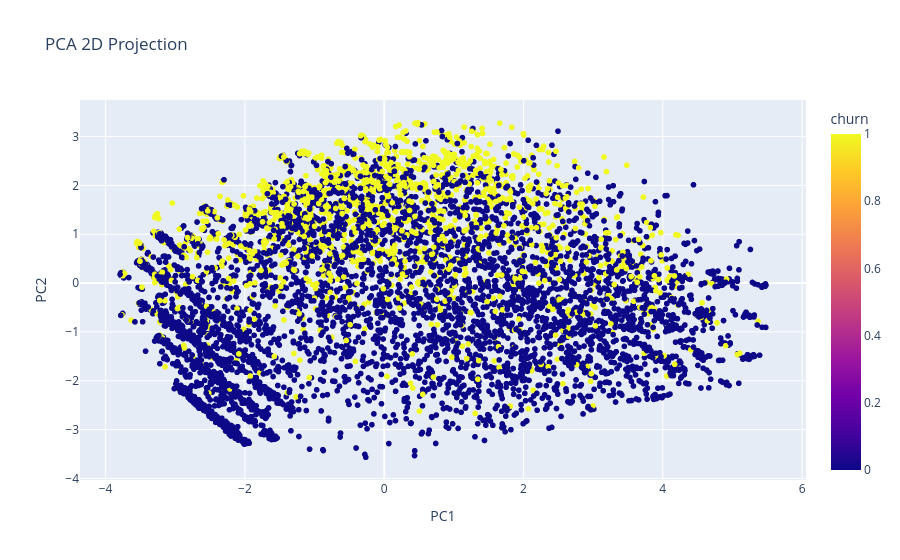

The notebook cell this image was saved under:
### Code cell
# 9. Dimensionality Reduction check
def pca_evaluate():
    pca = PCA(n_components=2, random_state=42)
    X_pca = pca.fit_transform(build_preprocessor('standard').fit_transform(X))
    df_pca = pd.DataFrame(X_pca, columns=['PC1','PC2'])
    df_pca['churn'] = y.values
    fig = px.scatter(df_pca, x='PC1', y='PC2', color='churn', title='PCA 2D Projection')
    fig.show()
    print("Explained Variance Ratio:", pca.explained_variance_ratio_)

pca_evaluate()

### Figure 1 — Plotly figure (JSON) as saved in the notebook; plotly's stock layout.template omitted (floating-point values rounded to 4 significant figures; data arrays with more than 128 entries replaced by an {"elided": "..."} marker saying what was removed)
{"data": [{"hovertemplate": "PC1=%{x}<br>PC2=%{y}<br>churn=%{marker.color}<extra></extra>", "legendgroup": "", "marker": {"color": {"elided": "7021 int values"}, "coloraxis": "coloraxis", "symbol": "circle"}, "mode": "markers", "name": "", "showlegend": false, "type": "scattergl", "x": {"elided": "7021 float values"}, "xaxis": "x", "y": {"elided": "7021 float values"}, "yaxis": "y"}], "layout": {"coloraxis": {"colorbar": {"title": {"text": "churn"}}, "colorscale": [[0, "#0d0887"], [0.1111, "#46039f"], [0.2222, "#7201a8"], [0.3333, "#9c179e"], [0.4444, "#bd3786"], [0.5556, "#d8576b"], [0.6667, "#ed7953"], [0.7778, "#fb9f3a"], [0.8889, "#fdca26"], [1, "#f0f921"]]}, "legend": {"tracegroupgap": 0}, "title": {"text": "PCA 2D Projection"}, "xaxis": {"anchor": "y", "domain": [0, 1], "title": {"text": "PC1"}}, "yaxis": {"anchor": "x", "domain": [0, 1], "title": {"text": "PC2"}}}}
